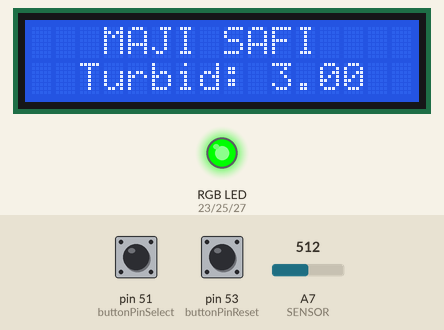
This sketch was run on a simulated Arduino Mega 2560, built with avr-gcc and run on an emulated ATmega2560. Shown: 16×2 character LCD, an RGB LED mixed from three pins (HIGH = lit). Inputs (shaded band) come from the test bench; at power-on: pin 51 (buttonPinSelect) LOW, pin 53 (buttonPinReset) LOW, A7 (SENSOR) = 512. What the sketch prints to the serial monitor is not drawn.

Above: at 6.2 s.
6.3 s: pin 51 (buttonPinSelect) pulled HIGH for 0.6 s
At 7.9 s:
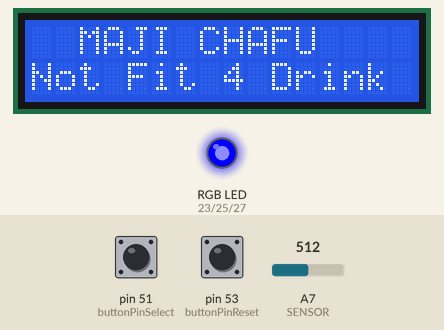
10.0 s: pin 53 (buttonPinReset) pulled HIGH for 0.6 s
At 12.1 s:
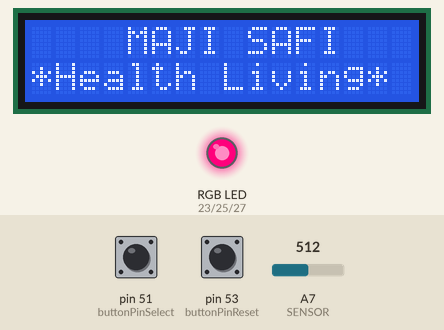
13.0 s: pin 53 (buttonPinReset) pulled HIGH for 1 s
At 14.7 s:
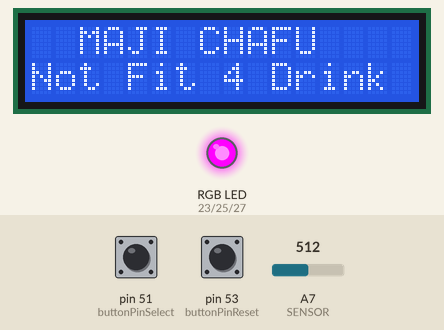
17.1 s: pin 53 (buttonPinReset) pulled HIGH for 0.6 s
At 17.91 s:
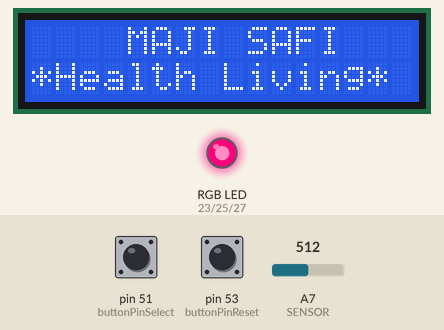
20.8 s: pin 53 (buttonPinReset) pulled HIGH for 3.2 s
At 20.99 s:
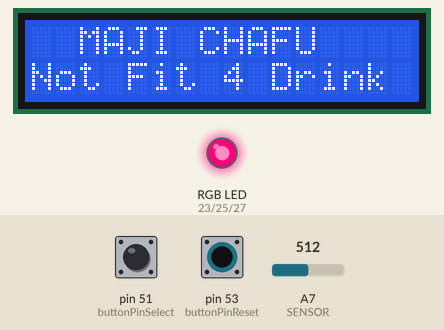
27.1 s: pin 53 (buttonPinReset) pulled HIGH for 0.6 s
At 28.53 s:
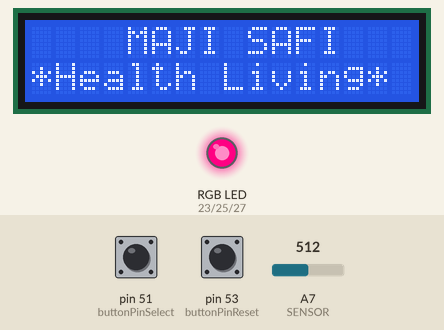
Timing chart, 0 to 78.3 s (numbered marks = the images above; inputs shaded):
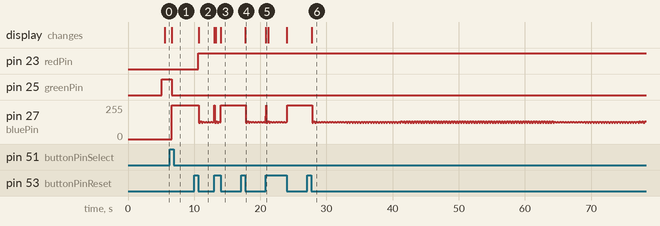

Measured:
- after the input at 6.3 s, pin 25 (greenPin): HIGH → LOW after 0.34 s; pin 27 (bluePin): 0/255 → 255/255 after 0.34 s; the display: changes after 0.35 s (image 1)
- after the input at 10.0 s, pin 23 (redPin): LOW → HIGH after 0.65 s; pin 27 (bluePin): 255/255 → 123/255 after 0.72 s, → 132/255 0.20 s later, → 123/255 0.20 s later, → 131/255 0.20 s later, … (12 changes in this stretch); the display: changes after 0.66 s (image 2)
- after the input at 13.0 s, the display: changes at once (image 3)
- after the input at 17.1 s, pin 27 (bluePin): 255/255 → 123/255 after 0.72 s, → 132/255 0.20 s later, → 123/255 0.20 s later, → 131/255 0.20 s later, … (15 changes in this stretch); the display: changes after 0.66 s (image 4)
- after the input at 20.8 s, the display: changes at once (image 5)
- after the input at 27.1 s, pin 27 (bluePin): 255/255 → 123/255 after 0.72 s, → 132/255 0.20 s later, → 123/255 0.20 s later, → 131/255 0.20 s later, … (252 changes in this stretch); the display: changes after 0.66 s (image 6)

The sketch:

Water_Monitoring_System.ino
```cpp
#include <LiquidCrystal.h>
LiquidCrystal lcd(12, 11, 5, 4, 3, 2);

const int buttonPinSelect = 51;    // the number of the pushbutton pin
const int buttonPinReset = 53;

int redPin = 23;      // the number of the LED pin
int greenPin =25;
int bluePin =27;

int buttonSelCounter = 0;   // counter for the number of button presses
int buttonSelState = 0;         // current state of the button
int lastButtonSelState = 0;     // previous state of the button

int buttonResCounter = 0;   // counter for the number of button presses
int buttonResState = 0;         // current state of the button
int lastButtonResState = 0;     // previous state of the button

#define SENSOR       A7 //Turbidity Sensor
float voltage, turbidity, finalturbidity, phValue;

#define SensorPin A0          //pH meter Analog output to Arduino Analog Input 0
unsigned long int avgValue;  //Store the average value of the sensor feedback
float b;
int buf[10],temp;

void setup() {
  pinMode(buttonPinSelect, INPUT);
  pinMode(buttonPinReset, INPUT);
  Serial.begin(9600);

  pinMode(redPin, OUTPUT);
  pinMode(greenPin, OUTPUT);
  pinMode(bluePin, OUTPUT);

  pinMode(SENSOR,INPUT); //Turbidity

  lcd.begin(16, 2);
  lcd.clear();
  lcd.setCursor(0, 0);
  lcd.print("   MAJI SAFI   ");
  lcd.setCursor(0,1);
  lcd.print("*Health Living*");
  delay(5000);
}

 /*
 ************************************************************
 *----------------- MAIN FUNCTION -------------------*
 ************************************************************
*/

void loop() {

/*
STATE SELECT BUTTON
*/

  buttonSelState = digitalRead(buttonPinSelect);
  if (buttonSelState != lastButtonSelState) {
    if (buttonSelState == HIGH) {
      buttonSelCounter++;
      Serial.println("on");
      Serial.print("number of button pushes:  ");
      Serial.println(buttonSelCounter);
    } else {
      Serial.println("off");
    }
    delay(50);
  }
  lastButtonSelState = buttonSelState;
  if (buttonSelCounter % 2 == 0) {
    digitalWrite(greenPin, HIGH);
    digitalWrite(bluePin, LOW);
    turbid();
  } else if(buttonSelCounter % 3 == 0) {
    digitalWrite(bluePin, HIGH);
    digitalWrite(greenPin, LOW);
    pHSensor();
  }else {
    digitalWrite(bluePin, HIGH);
    digitalWrite(greenPin, LOW);

    if(finalturbidity < 1.4 && phValue > 6.2 && phValue < 7.8){
  lcd.clear();
  lcd.setCursor(0, 0);
  lcd.print("   MAJI SAFI   ");
  lcd.setCursor(0, 1);
  lcd.print("Fit for Drinking");
  }else{
    lcd.clear();
    lcd.setCursor(0, 0);
    lcd.print("  MAJI CHAFU   ");
    lcd.setCursor(0, 1);
    lcd.print("Not Fit 4 Drink");
    }
  }

 /*
 RESET BUTTON
 */

  buttonResState = digitalRead(buttonPinReset);
  if (buttonResState != lastButtonResState) {
    if (buttonResState == LOW) {
      buttonResCounter++;
      Serial.println("on");
      Serial.print("number of button pushes:  ");
      Serial.println(buttonResCounter);
    } else {
      Serial.println("off");
    }
    delay(50);
  }
  lastButtonResState = buttonResState;
  if (buttonResCounter % 2 == 0) {
    // NOTHING HERE
    //Addition of Anything Affects the Normal Working of the Entire System
    //Leave it as it is!!!
  } else {
    digitalWrite(redPin, HIGH);
    digitalWrite(greenPin, LOW);
    digitalWrite(bluePin, LOW);
    lcd.clear();
    lcd.setCursor(1, 0);
    lcd.print("   MAJI SAFI   ");
    lcd.setCursor(0,1);
    lcd.print("*Health Living*");
  }

} //End Loop()

/*
 ************************************************************
 *                                                          *
 **********************CUSTOM FUNCTIONS**********************
 *                                                          *
 ************************************************************
*/

  /*
 ************************************************************
 *----------------- TURBIDITY (PHYSICAL) -------------------*
 ************************************************************
*/

void turbid(){
  voltage=0.004888*analogRead(SENSOR);  //in V
  turbidity=-1120.4*voltage*voltage+5742.3*voltage-4352.9;  //in NTU fron 0-5000
  finalturbidity = (turbidity/1000); // in NTU from 0-5
  if((voltage>=2.5)&(turbidity>=0))
  {
    Serial.println(" Turbidity = "+String(turbidity)+" NTU");
    delay(500);
    lcd.clear();
    lcd.setCursor(0, 0);
    lcd.print("   MAJI SAFI   ");
    lcd.setCursor(2, 1);
    lcd.print("Turbid: "+String(finalturbidity));
  }
}

/*
 ************************************************************
 *----------------- pH Sensor (CHEMICAL)  --------------------*
 ************************************************************
*/
void pHSensor(){
  for(int i=0;i<10;i++)       //Get 10 sample value from the sensor for smooth the value
  {
    buf[i]=analogRead(SensorPin);
    delay(10);
  }
  for(int i=0;i<9;i++)        //sort the analog from small to large
  {
    for(int j=i+1;j<10;j++)
    {
      if(buf[i]>buf[j])
      {
        temp=buf[i];
        buf[i]=buf[j];
        buf[j]=temp;
      }
    }
  }
  avgValue=0;
  for(int i=2;i<8;i++)                      //take the average value of 6 center sample
    avgValue+=buf[i];
  phValue=(float)avgValue*5.0/1024/6; //convert the analog into millivolt
  phValue=2.90*phValue;                      //convert the millivolt into pH value
  Serial.print("    pH:");
  Serial.print(phValue,2);
  Serial.println(" ");

  lcd.clear();
  lcd.setCursor(0, 0);
  lcd.print("   MAJI SAFI   ");
  lcd.setCursor(3, 1);
  lcd.print("pH: "+String(phValue));
  }
```
